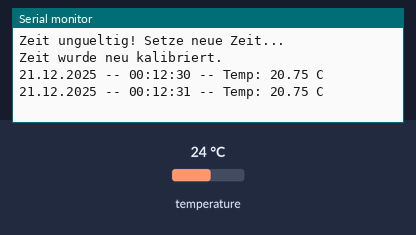
Simulated run of this sketch. Board: Arduino Uno, built with avr-gcc and run on an emulated ATmega328P. Shown: the last lines printed to the serial monitor. The inputs (shaded band) are chosen by the test bench; at power-on: temperature 24 °C. The local clock reads 2024-03-15 10:24:30 at power-on unless the sketch sets it.

Above: at 1.8 s.
1.9 s: temperature set to 12 °C
At 2.9 s:
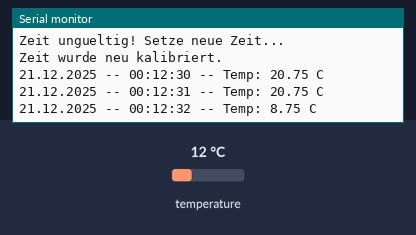
3.4 s: temperature set to 19 °C
At 4.8 s:
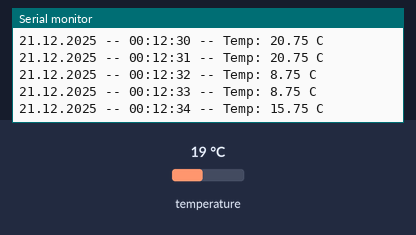
Timing chart, 0 to 6.4 s (numbered marks = the images above; inputs shaded):
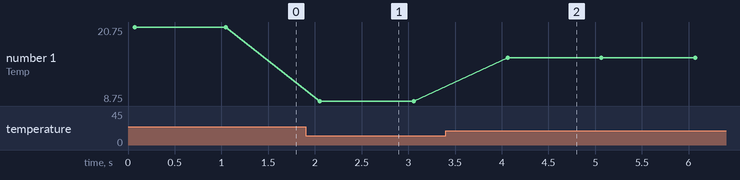

Measured:
- after the input at 1.9 s, the serial monitor: prints a new line after 0.15 s (image 1)
- after the input at 3.4 s, the serial monitor: prints a new line after 0.66 s (image 2)
- plotted number 1: 20.75 → 8.75 after the input at 1.9 s, 8.75 → 15.75 after the input at 3.4 s

The sketch:

ClockTest.ino
```cpp
#include <DS3231.h>

// SDA an Pin 6, SCL an Pin 7
DS3231  rtc(6, 7);

Time t;

void setup() {
  Serial.begin(9600);
  rtc.begin();

  t = rtc.getTime();

  if (t.year < 2025) {
    Serial.println("Zeit ungueltig! Setze neue Zeit...");

    // Setzt die Uhrzeit auf den Zeitpunkt, an dem der Code erstellt wurde
    // Format: rtc.setTime(Stunde, Minute, Sekunde);
    // Format: rtc.setDate(Tag, Monat, Jahr);
    // Format: rtc.setDOW(Wochentag);

    // HINWEIS: Hier musst du beim ersten Mal die Werte manuell eintragen:
    rtc.setDOW(SUNDAY);
    rtc.setTime(0, 12, 30);
    rtc.setDate(21, 12, 2025);
    Serial.println("Zeit wurde neu kalibriert.");
    } else {
    Serial.println("Zeit ist aktuell, keine Korrektur noetig.");
  }
}

void loop() {
  // Zeit und Datum wie gewohnt
  Serial.print(rtc.getDateStr());
  Serial.print(" -- ");
  Serial.print(rtc.getTimeStr());

  // Temperatur auslesen und anzeigen
  Serial.print(" -- Temp: ");
  Serial.print(rtc.getTemp()-3.25); // Gibt die Temperatur als float zurück
  Serial.println(" C");

  delay(1000);
}
```
